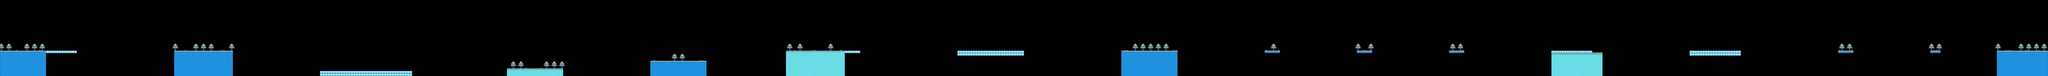

A level layout from a 2D game, rendered from its tile map. Below: a short description, then the map file with tile-grid data replaced by summaries:
An orthogonal 800x30 tile map with 16x16 px tiles, 4 tile layers (Farground, Background, Midground, Foreground) and 274 objects (200x Coins, 52x Boundaries, 20x Enemies, SpawnPoint, Goal).

<map version="1.5" tiledversion="1.7.2" orientation="orthogonal" renderorder="right-down" width="800" height="30" tilewidth="16" tileheight="16" infinite="0" nextlayerid="6" nextobjectid="283">
 <editorsettings>
  <export target="level5.lua" format="lua" />
 </editorsettings>
 <tileset firstgid="1" name="arcade_platformerV2" tilewidth="16" tileheight="16" tilecount="440" columns="22">
  <image source="../graphics/arcade_platformerV2.png" trans="8658d6" width="352" height="320" />
 </tileset>
 <layer id="1" name="Farground" width="800" height="30">
  <data>[24000 cells, 0 non-empty, 0 distinct tile ids]</data>
 </layer>
 <layer id="2" name="Background" width="800" height="30">
  <data>[24000 cells, 333 non-empty, 9 distinct tile ids]</data>
 </layer>
 <layer id="3" name="Midground" width="800" height="30">
  <data>[24000 cells, 7912 non-empty, 18 distinct tile ids]</data>
 </layer>
 <layer id="4" name="Foreground" width="800" height="30">
  <data>[24000 cells, 49 non-empty, 11 distinct tile ids]</data>
 </layer>
 <objectgroup id="5" name="Objects">
  <object id="1" name="PlayerSpawn" type="SpawnPoint" x="32" y="256">
   <point />
  </object>
  <object id="2" name="Goal" type="Goal" x="12587" y="250" width="10" height="13" />
  <object id="3" name="Wall" type="Boundaries" x="-16" y="0" width="16" height="320" />
  <object id="4" name="Wall" type="Boundaries" x="12800" y="0" width="16" height="320" />
  <object id="5" name="Ground" type="Boundaries" x="0" y="320" width="288" height="192" />
  <object id="7" name="Ground" type="Boundaries" x="1088" y="320" width="368" height="192" />
  <object id="14" name="Ground" type="Boundaries" x="3168" y="432" width="352" height="80" />
  <object id="15" name="Ground" type="Boundaries" x="4064" y="384" width="352" height="128" />
  <object id="16" name="Ground" type="Boundaries" x="4912" y="320" width="368" height="192" />
  <object id="17" name="Ground" type="Boundaries" x="7008" y="320" width="352" height="192" />
  <object id="18" name="Ground" type="Boundaries" x="7904" y="320" width="96" height="16" />
  <object id="19" name="Ground" type="Boundaries" x="8480" y="320" width="96" height="16" />
  <object id="20" name="Ground" type="Boundaries" x="9056" y="320" width="96" height="16" />
  <object id="21" name="Ground" type="Boundaries" x="9696" y="336" width="320" height="176" />
  <object id="22" name="Ground" type="Boundaries" x="11488" y="320" width="96" height="16" />
  <object id="23" name="Ground" type="Boundaries" x="12064" y="320" width="64" height="16" />
  <object id="24" name="Ground" type="Boundaries" x="12480" y="320" width="320" height="192" />
  <object id="6" name="Ice" type="Boundaries" x="288" y="320" width="192" height="16" />
  <object id="9" name="Ice" type="Boundaries" x="2000" y="448" width="576" height="32" />
  <object id="10" name="Ice" type="Boundaries" x="5280" y="320" width="96" height="16" />
  <object id="11" name="Ice" type="Boundaries" x="5984" y="320" width="416" height="32" />
  <object id="12" name="Ice" type="Boundaries" x="10560" y="320" width="320" height="32" />
  <object id="13" name="Ice" type="Boundaries" x="9696" y="320" width="256" height="16" />
  <object id="25" name="Resetpoint" type="Boundaries" x="288" y="512" width="800" height="16" />
  <object id="26" name="Resetpoint" type="Boundaries" x="1456" y="512" width="1712" height="16" />
  <object id="27" name="Resetpoint" type="Boundaries" x="3520" y="512" width="544" height="16" />
  <object id="28" name="Resetpoint" type="Boundaries" x="4416" y="512" width="496" height="16" />
  <object id="29" name="Resetpoint" type="Boundaries" x="5280" y="512" width="1728" height="16" />
  <object id="30" name="Resetpoint" type="Boundaries" x="7360" y="512" width="2336" height="16" />
  <object id="32" name="Resetpoint" type="Boundaries" x="9952" y="325" width="64" height="11" />
  <object id="31" name="Resetpoint" type="Boundaries" x="10016" y="512" width="2464" height="16" />
  <object id="34" name="Obstacle" type="Boundaries" x="1072" y="304" width="16" height="16" />
  <object id="35" name="Obstacle" type="Boundaries" x="1456" y="304" width="16" height="16" />
  <object id="36" name="Obstacle" type="Boundaries" x="3152" y="416" width="16" height="16" />
  <object id="37" name="Obstacle" type="Boundaries" x="3520" y="416" width="16" height="16" />
  <object id="38" name="Obstacle" type="Boundaries" x="1984" y="432" width="16" height="16" />
  <object id="39" name="Obstacle" type="Boundaries" x="2576" y="432" width="16" height="16" />
  <object id="40" name="Obstacle" type="Boundaries" x="4048" y="368" width="16" height="16" />
  <object id="41" name="Obstacle" type="Boundaries" x="4416" y="368" width="16" height="16" />
  </objectgroup>
</map>
<!-- 235 of 274 objects omitted -->
